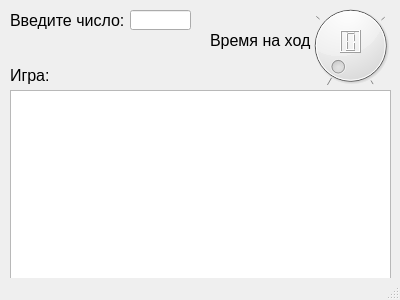
<?xml version="1.0" encoding="UTF-8"?>
<ui version="4.0">
 <class>MainWindow</class>
 <widget class="QMainWindow" name="MainWindow">
  <property name="geometry">
   <rect>
    <x>0</x>
    <y>0</y>
    <width>400</width>
    <height>300</height>
   </rect>
  </property>
  <property name="sizePolicy">
   <sizepolicy hsizetype="Fixed" vsizetype="Fixed">
    <horstretch>0</horstretch>
    <verstretch>0</verstretch>
   </sizepolicy>
  </property>
  <property name="minimumSize">
   <size>
    <width>400</width>
    <height>300</height>
   </size>
  </property>
  <property name="maximumSize">
   <size>
    <width>400</width>
    <height>300</height>
   </size>
  </property>
  <property name="windowTitle">
   <string>MainWindow</string>
  </property>
  <widget class="QWidget" name="centralwidget">
   <widget class="QLabel" name="label">
    <property name="geometry">
     <rect>
      <x>10</x>
      <y>10</y>
      <width>121</width>
      <height>20</height>
     </rect>
    </property>
    <property name="font">
     <font>
      <pointsize>12</pointsize>
     </font>
    </property>
    <property name="text">
     <string>Введите число:</string>
    </property>
   </widget>
   <widget class="QLabel" name="label_2">
    <property name="geometry">
     <rect>
      <x>10</x>
      <y>60</y>
      <width>61</width>
      <height>31</height>
     </rect>
    </property>
    <property name="font">
     <font>
      <pointsize>12</pointsize>
     </font>
    </property>
    <property name="text">
     <string>Игра:</string>
    </property>
   </widget>
   <widget class="QTableView" name="tableView">
    <property name="enabled">
     <bool>true</bool>
    </property>
    <property name="geometry">
     <rect>
      <x>10</x>
      <y>90</y>
      <width>381</width>
      <height>191</height>
     </rect>
    </property>
    <property name="sizePolicy">
     <sizepolicy hsizetype="Fixed" vsizetype="Fixed">
      <horstretch>0</horstretch>
      <verstretch>0</verstretch>
     </sizepolicy>
    </property>
    <property name="horizontalScrollBarPolicy">
     <enum>Qt::ScrollBarAlwaysOff</enum>
    </property>
   </widget>
   <widget class="QLCDNumber" name="lcdNumber">
    <property name="geometry">
     <rect>
      <x>340</x>
      <y>30</y>
      <width>21</width>
      <height>23</height>
     </rect>
    </property>
    <property name="digitCount">
     <number>1</number>
    </property>
   </widget>
   <widget class="QLineEdit" name="lineEdit">
    <property name="geometry">
     <rect>
      <x>130</x>
      <y>10</y>
      <width>61</width>
      <height>20</height>
     </rect>
    </property>
    <property name="sizePolicy">
     <sizepolicy hsizetype="Fixed" vsizetype="Fixed">
      <horstretch>0</horstretch>
      <verstretch>0</verstretch>
     </sizepolicy>
    </property>
    <property name="font">
     <font>
      <pointsize>14</pointsize>
     </font>
    </property>
    <property name="text">
     <string/>
    </property>
    <property name="alignment">
     <set>Qt::AlignCenter</set>
    </property>
   </widget>
   <widget class="QLabel" name="label_4">
    <property name="geometry">
     <rect>
      <x>210</x>
      <y>30</y>
      <width>101</width>
      <height>21</height>
     </rect>
    </property>
    <property name="font">
     <font>
      <pointsize>12</pointsize>
     </font>
    </property>
    <property name="text">
     <string>Время на ход:</string>
    </property>
   </widget>
   <widget class="QDial" name="timer">
    <property name="geometry">
     <rect>
      <x>300</x>
      <y>0</y>
      <width>101</width>
      <height>91</height>
     </rect>
    </property>
    <property name="maximum">
     <number>3</number>
    </property>
    <property name="wrapping">
     <bool>false</bool>
    </property>
    <property name="notchesVisible">
     <bool>true</bool>
    </property>
   </widget>
   <zorder>timer</zorder>
   <zorder>label</zorder>
   <zorder>label_2</zorder>
   <zorder>tableView</zorder>
   <zorder>lcdNumber</zorder>
   <zorder>lineEdit</zorder>
   <zorder>label_4</zorder>
  </widget>
  <widget class="QStatusBar" name="statusbar"/>
 </widget>
 <resources/>
 <connections/>
</ui>
